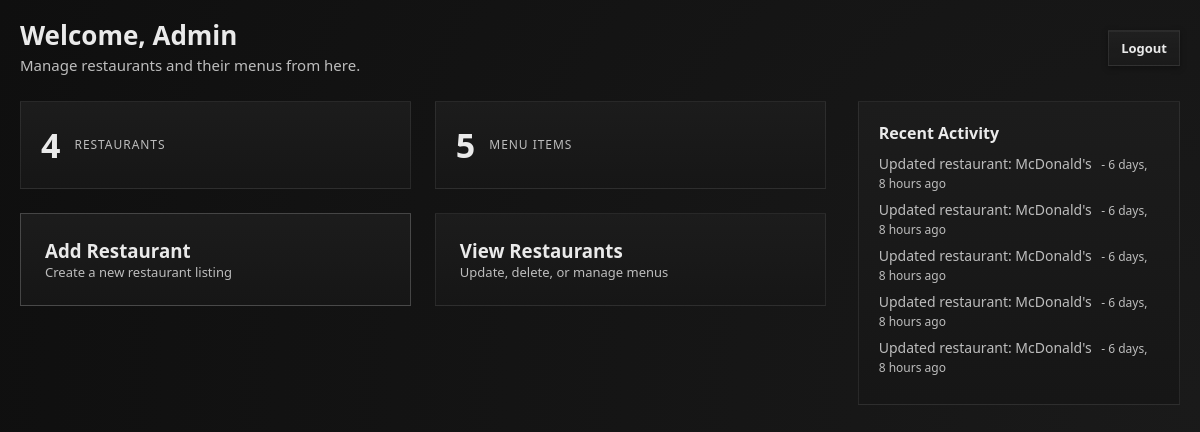
Before: /admin_home/ (signed in) with the older database file.
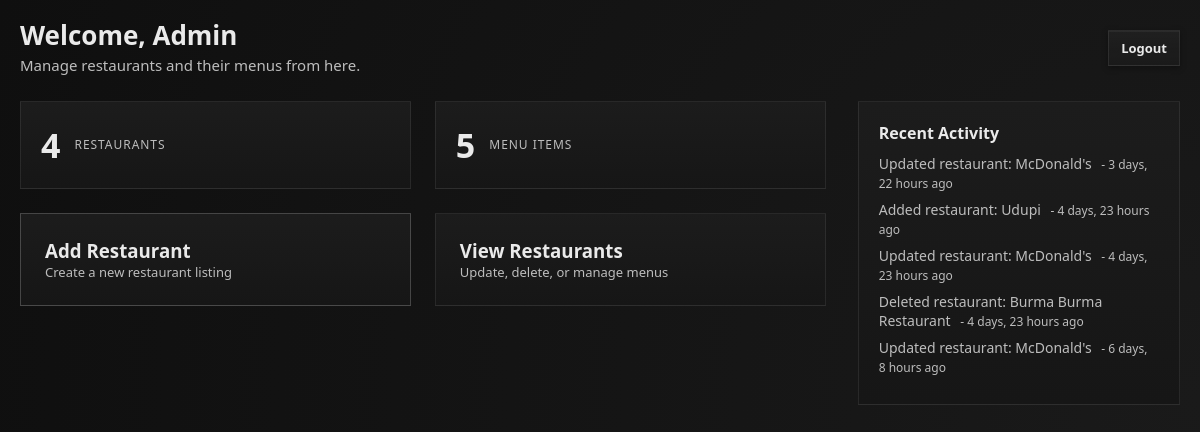
After: the same page with the newer database file.
### delivery/models.py (models this page shows, shortened)
class AdminActivity(models.Model):
    action = models.CharField(max_length=255)
    created_at = models.DateTimeField(auto_now_add=True)

### delivery/views.py (the view)
# urls.py: path('admin_home/', views.admin_home, name='admin_home'),
@never_cache
@admin_required
def admin_home(request):
    if not request.session.get('is_admin'):
        return redirect('/')
    restaurant_count = Restaurant.objects.count()
    menu_count = Item.objects.count()
    context = {
        'restaurant_count': restaurant_count,
        'menu_count': menu_count,
        "activities": AdminActivity.objects.order_by("-created_at")[:5],
    }
    return render(request, 'admin_home.html', context)

### delivery/views.py (called while the page is built)
def admin_required(view_func):
    @wraps(view_func)
    def wrapper(request, *args, **kwargs):
        if not request.session.get("is_admin"):
            return redirect("/")
        return view_func(request, *args, **kwargs)
    return wrapper

### delivery/Templates/admin_home.html (shortened to what this page needs)
{% extends "base.html" %}
{% block content %}
<div class="admin-layout">
    <header class="admin-header">
        <div class="admin-title">
            <h1>Welcome, Admin</h1>
            <p>Manage restaurants and their menus from here.</p>
        </div>
        <div class="admin-topbar">
            <div class="admin-links">
                <form action="{% url 'logout' %}" method="post">
  <button type="submit" class="btn ghost">Logout</button>
</form>
            </div>
        </div>
    </header>
    <div class="admin-dashboard">
        <section class="admin-main">
            <div class="admin-stats">
                <div class="stat">
                    <span class="stat-number">{{ restaurant_count }}</span>
                    <span class="stat-label">Restaurants</span>
                </div>
                <div class="stat">
                    <span class="stat-number">{{ menu_count }}</span>
                    <span class="stat-label">Menu Items</span>
                </div>
            </div>
            <div class="admin-actions">
                <a href="#" class="admin-card primary" id="openAddRestaurant">
                    <h3>Add Restaurant</h3>
                    <p>Create a new restaurant listing</p>
                </a>
                <a href="{% url 'show_restaurant' %}" class="admin-card">
                    <h3>View Restaurants</h3>
                    <p>Update, delete, or manage menus</p>
                </a>
            </div>
        </section>
        <aside class="admin-sidebar">
            <div class="admin-panel">
                <h4>Recent Activity</h4>
                <ul>
                    {% for activity in activities %}
                    <li>
                        {{ activity.action }}
                        <span class="time">
                            - {{ activity.created_at|timesince }} ago
                        </span>
                    </li>
                    {% empty %}
                    <li class="muted">No recent activity</li>
                    {% endfor %}
                </ul>
            </div>
        </aside>
    </div>
</div>
{% endblock %}

Changed rows visible on the page:
no longer on this page (row unchanged): AdminActivity: action "Updated restaurant: McDonald's", created_at "6 days, 8 hours"
no longer on this page (row unchanged): AdminActivity: action "Updated restaurant: McDonald's", created_at "6 days, 8 hours"
no longer on this page (row unchanged): AdminActivity: action "Updated restaurant: McDonald's", created_at "6 days, 8 hours"
no longer on this page (row unchanged): AdminActivity: action "Updated restaurant: McDonald's", created_at "6 days, 8 hours"
added AdminActivity: action "Updated restaurant: McDonald's", created_at "3 days, 22 hours"
added AdminActivity: action "Added restaurant: Udupi", created_at "4 days, 23 hours"
added AdminActivity: action "Updated restaurant: McDonald's", created_at "4 days, 23 hours"
added AdminActivity: action "Deleted restaurant: Burma Burma Restaurant", created_at "4 days, 23 hours"
